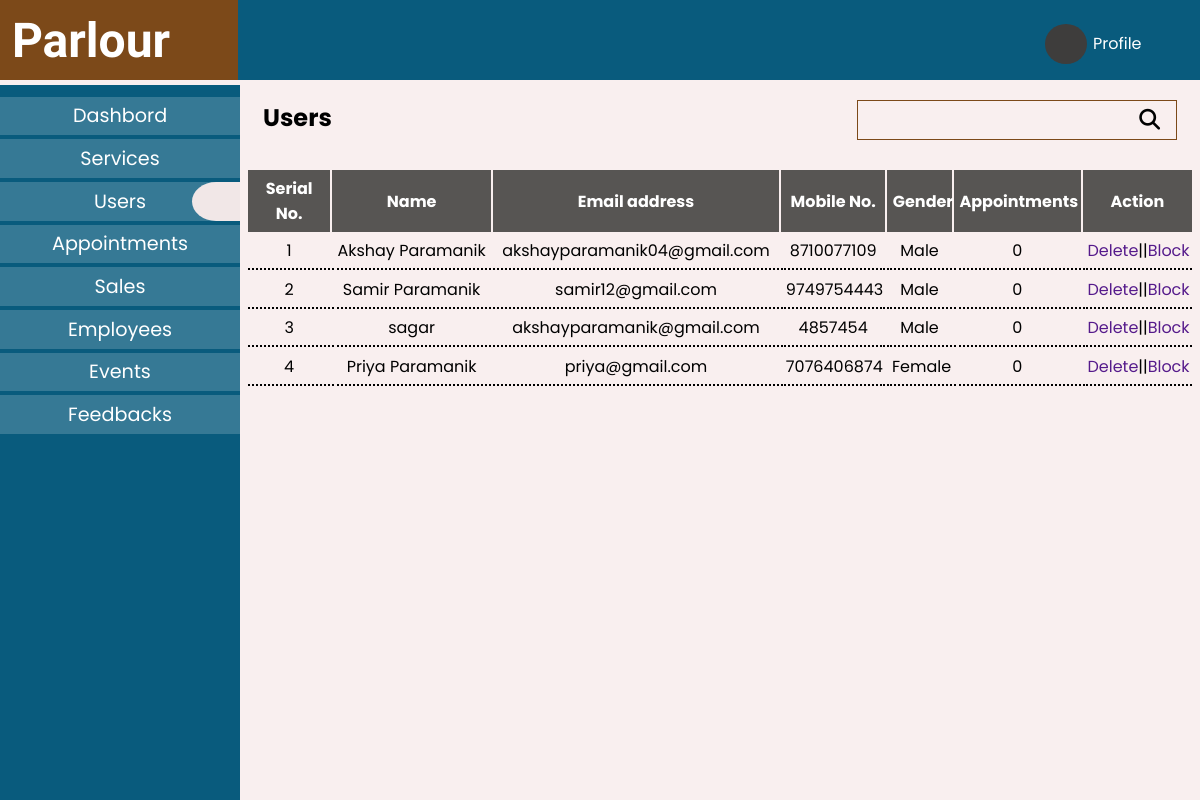
The app's page /admin/pages/users.php with its own data.
### tables this page shows
CREATE TABLE `user` (
  `id` int(11) NOT NULL,
  `name` varchar(50) NOT NULL,
  `email` varchar(60) NOT NULL,
  `mobile` bigint(20) NOT NULL,
  `password` varchar(350) NOT NULL,
  `gender` varchar(10) NOT NULL,
  `appointment` int(11) NOT NULL DEFAULT 0
);

### admin/pages/users.php (the view, shortened to what this page needs)
<?php
require_once "connect.php";
$sql = "select * from user";
$res = mysqli_query($con,$sql);
?>
<!DOCTYPE html>
<html lang="en">
  <head>
    <link rel="stylesheet" href="../css/common.css" />
    <link rel="stylesheet" href="../css/user.css" />
    <link
      rel="stylesheet"
      href="https://cdnjs.cloudflare.com/ajax/libs/font-awesome/6.5.2/css/all.min.css"
    />
  </head>
  <body>
    <div class="container">
      <div class="top">
        <div class="brand"><h1>Parlour</h1></div>
        <div class="profile">
          <div class="profile-image"></div>
          <span>Profile</span>
        </div>
      </div>
      <div class="bottom">
        <div class="left-part">
          <div class="item"><a href="../index.php">Dashbord</a></div>
          <div class="item"><a href="services.php">Services</a></div>
          <div class="item"><a href="">Users</a></div>
          <div class="item"><a href="appointments.php">Appointments</a></div>
          <div class="item"><a href="">Sales</a></div>
          <div class="item"><a href="employee.php">Employees</a></div>
          <div class="item"><a href="">Events</a></div>
          <div class="item"><a href="">Feedbacks</a></div>
        </div>
        <div class="right-part">
          <div class="header">
            <h2>Users</h2>
            <div class="search">
              <input type="text" name="" id="" />
              <i class="fa-solid fa-magnifying-glass"></i>
            </div>
          </div>
          <div class="user-part">
            <table>
              <tr>
                <th>Serial No.</th>
                <th>Name</th>
                <th>Email address</th>
                <th>Mobile No.</th>
                <th>Gender</th>
                <th>Appointments</th>
                <th>Action</th>
              </tr>
              <?php
                  $count=1;
                  while($data= mysqli_fetch_assoc($res)){
                    ?>
                       <tr>
                <td><?php echo $count++; ?></td>
                <td><?php echo $data['name']; ?></td>
                <td><?php echo $data['email']; ?></td>
                <td><?php echo $data['mobile']; ?></td>
                <td><?php echo $data['gender']; ?></td>
                <td><?php echo $data['appointment']; ?></td>
                <td><a href="">Delete</a>||<a href="">Block</a></td>
              </tr>
                    <?php
                  }
              ?>
            </table>
          </div>
        </div>
      </div>
    </div>
  </body>
</html>

### admin/css/common.css (style rules this page uses)
* { margin: 0; padding: 0; font-family: "Poppins", sans-serif; box-sizing: border-box; list-style: none; text-decoration: none; }
body { background-color: rgb(249, 239, 239); }
.container { height: 100%; width: 100%; display: flex; flex-direction: column; }
.top { width: 100%; height: 10%; display: flex; justify-content: space-between; background-color: #095b7d; color: white; position: fixed; padding-right: 1%; z-index: 99; }
.brand { display: inline-block; background-color: #7c4919; width: 20%; height: 100%; padding: 1%; color: white; font-size: 150%; margin-bottom: 5%; }
.brand h1 { font-family: "Lugrasimo", cursive; }
.profile { width: 10%; height: 50%; display: flex; align-items: center; margin: 2%; }
.profile-image { display: inline-block; width: 35%; height: 100%; background-color: #3e3d3c; border-radius: 50%; margin-right: 5%; }
.bottom { width: 100%; height: 90%; display: flex; margin-top: 7.05%; position: relative; }
.left-part { width: 20%; height: 100%; background-color: #095b7d; position: fixed; display: flex; flex-direction: column; gap: 0.5%; padding: 1% 0; }
.left-part .item { width: 100%; height: 5%; background-color: #ffffff2f; text-align: center; font-size: 120%; padding: 2%; cursor: pointer; transition: 0.2s; position: relative; }
.left-part .item a { color: white; }
.right-part { width: 80%; height: 100%; margin-left: 20%; position: relative; padding: 0.5%; display: flex; flex-direction: column; }

### admin/css/user.css (style rules this page uses)
.left-part .item:nth-child(3)::after { width: 20%; height: 100%; content: ""; background-color: rgb(241, 231, 231); border-radius: 100% 0% 0% 100%; position: absolute; right: 0; top: 0; }
.header { width: 100%; display: flex; justify-content: space-between; padding: 1% 1.8%; }
.header .search { width: 35%; height: 2.5rem; position: relative; border: 1px solid #7c4919; padding: 0.2% 0.5%; }
.header .search input { width: 100%; height: 100%; position: absolute; outline: none; border: none; background-color: transparent; }
.header .search i { font-size: 1.3rem; position: absolute; right: 5%; top: 20%; }
.user-part { width: 100%; height: auto; margin-top: 2%; }
.user-part table { width: 100%; text-align: center; }
.user-part table th { background-color: rgb(87, 85, 83); color: white; padding: 0.59%; }
.user-part table td { border-bottom: 2px dotted black; padding: 0.5%; }

### records on screen
user: name "Akshay Paramanik", email "akshayparamanik04@gmail.com", mobile "8710077109", gender "Male", appointment "0"
user: name "Samir Paramanik", email "samir12@gmail.com", mobile "9749754443", gender "Male", appointment "0"
user: name "sagar", email "akshayparamanik@gmail.com", mobile "4857454", gender "Male", appointment "0"
user: name "Priya Paramanik", email "priya@gmail.com", mobile "7076406874", gender "Female", appointment "0"
